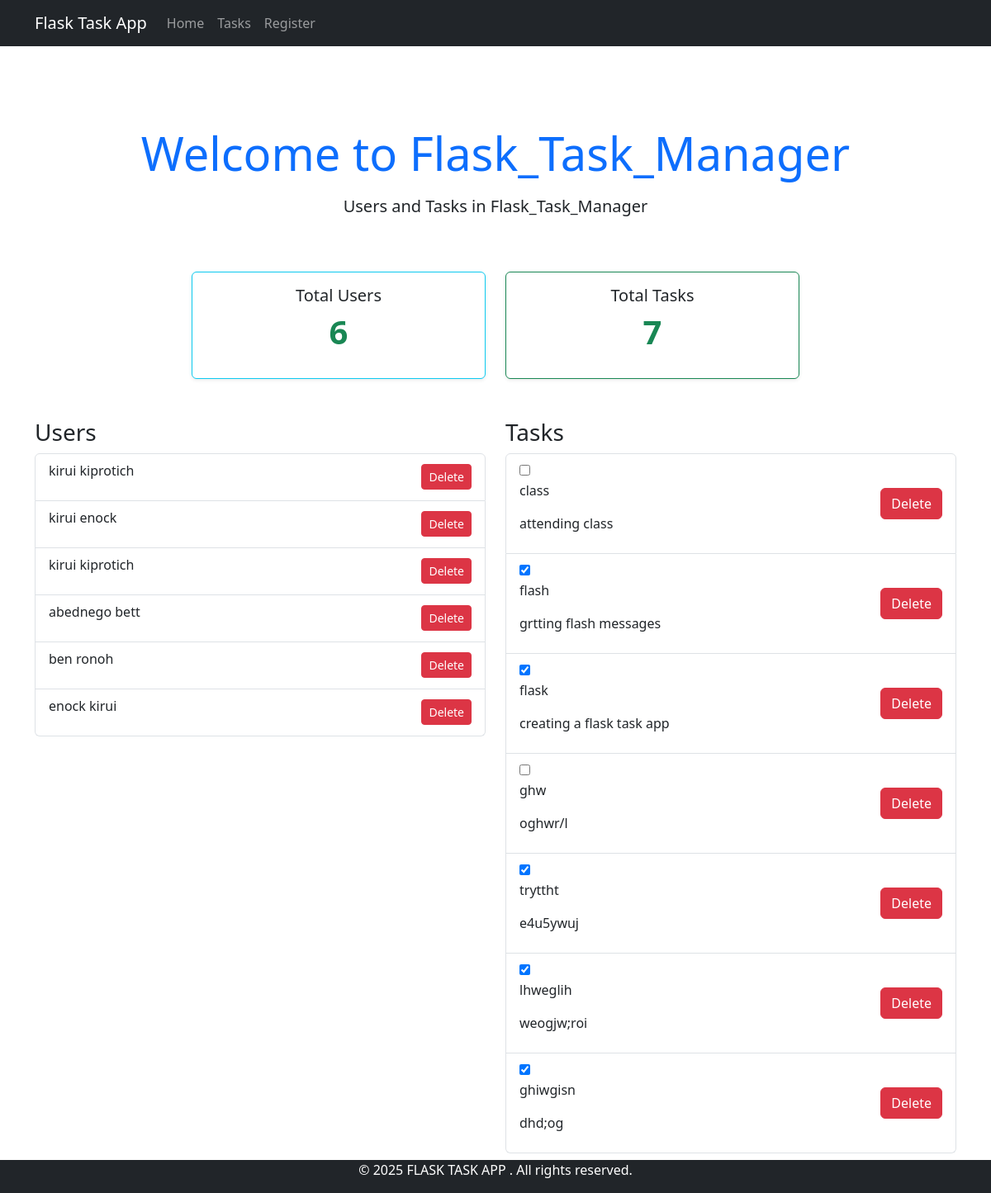
The page / on the database its author committed.
### app/models.py (models this page shows, shortened)
class User(db.Model):
    id = db.Column(db.Integer, primary_key=True)
    username = db.Column(db.String(50), nullable=False, unique=True)
    first_name = db.Column(db.String(50), nullable=False)
    last_name = db.Column(db.String(50), nullable=False)
    password = db.Column(db.String(200), nullable=False)
    task = db.relationship('Task', backref='user', lazy=True)
    def __repr__(self):
        return f"{self.first_name} {self.last_name}"

class Task(db.Model):
    id = db.Column(db.Integer, primary_key=True)
    title = db.Column(db.String(100), nullable=False)
    description = db.Column(db.Text, nullable=False)
    completed = db.Column(db.Boolean, default=False)
    user_id = db.Column(db.Integer, db.ForeignKey('user.id'), nullable=False)

### app/routes.py (the view)
@app.route('/')
def home():
    users = User.query.all()
    user_count = User.query.count()
    tasks = Task.query.all()
    task_count = Task.query.count()
    return render_template('index.html', user_count=user_count,  task_count=task_count, users=users, tasks=tasks, title='Home')

### app/templates/index.html
{% extends "base.html" %}
{% block content %}
<div class="container py-5">
    <div class="py-5 text-center">
        <h1 class="display-4 mb-3 text-primary">Welcome to Flask_Task_Manager</h1>
        <p class="lead text-dark">Users and Tasks in Flask_Task_Manager</p>
      </div>
    <div class="row justify-content-center g-4">
      <div class="col-md-4">
        <div class="card border-info shadow-sm text-center">
          <div class="card-body">
            <h5 class="card-title">Total Users</h5>
            <p class="display-6 fw-bold text-success">{{ user_count }}</p>
          </div>
        </div>
      </div>
      <div class="col-md-4">
        <div class="card border-success shadow-sm text-center">
          <div class="card-body">
            <h5 class="card-title">Total Tasks</h5>
            <p class="display-6 fw-bold text-success">{{ task_count }}</p>
          </div>
        </div>
      </div>
    </div>
      <div>
  <div class="row mt-5 ">
    <div class="col-lg-6 "><div>
      <h3>Users</h3>
      <ul class="list-group">
        {% for user in users|reverse %}
        <li style="list-style: decimal;" class="list-group-item d-flex justify-content-between align-items-center list-item">
            <p class="me-3">{{ user }}</p>
            <form action="{{ url_for('delete_user', user_id=user.id) }}" method="post" style="display: inline;" onsubmit="console.log('Submitting delete form'); return confirm('Are you sure you want to delete this user?');">
              <input type="submit" value="Delete" class="btn btn-danger btn-sm" id="delete-user-{{ user.id }}">
            </form>
        </li>
        {% endfor %}
      </ul>
    </div></div>
    <div class="col-lg-6"><div>
      <h3>Tasks</h3>
      <ul class="list-group">
        {% for task in tasks|reverse %}
        <li class="list-group-item d-flex justify-content-between align-items-center">
            <div >
            <form action="{{ url_for('toggle_task', task_id=task.id) }}" method="post" style="display: inline;">
               <input type="checkbox"
               {% if task.completed%} checked {% endif %}
               onchange="this.form.submit()"
               id="task-{{ task.id }}"
               >
            </form>
            <p>{{ task.title }}</p>
            <p>{{ task.description }}</p>
        </div>
        <form action="{{ url_for('delete_task', task_id=task.id) }}" method="post" style="display: inline;" onsubmit="console.log('Submitting delete form'); return confirm('Are you sure you want to delete this task?');">
           <input type="submit" value="Delete" class="btn btn-danger" id="delete-{{ task.id }}">
          </form>
        </li>
        {% endfor %}
      </ul>
    </div></div>
  </div>
      </div>
         </div>
{% endblock %}

### app/templates/base.html (shortened to what this page needs)
<!DOCTYPE html>
<html lang="en">
<head>
<link href="https://cdn.jsdelivr.net/npm/bootstrap@5.3.5/dist/css/bootstrap.min.css" rel="stylesheet">
</head>
<body>
  <nav class="navbar navbar-expand-lg navbar-dark bg-dark">
    <div class="container">
        <a class="navbar-brand" href="{{ url_for('home') }}">Flask Task App</a>
        <div class="collapse navbar-collapse" id="navbarNav">
            <ul class="navbar-nav">
                <li class="nav-item">
                    <a class="nav-link" href="{{ url_for('home') }}">Home</a>
                </li>
                <li class="nav-item">
                    <a class="nav-link" href="{{ url_for('tasks') }}">Tasks</a>
                </li>
                <li class="nav-item">
                    <a class="nav-link" href="{{ url_for('register') }}">Register</a>
                </li>
            </ul>
        </div>
    </div>
</nav>
{% block content %}
{% endblock %}
</body>
<footer class="text-lg-start bg-dark text-white position-fixed bottom-0 w-100 text-center">
   <div class=" text-center">
  <p>&copy; 2025 FLASK TASK APP . All rights reserved.</p>
</div>
</footer>
</html>

### rows shown on the page
User: first_name+last_name "kirui kiprotich"
User: first_name+last_name "kirui enock"
User: first_name+last_name "kirui kiprotich"
User: first_name+last_name "abednego bett"
User: first_name+last_name "ben ronoh"
User: first_name+last_name "enock kirui"
Task: title "class", description "attending class"
Task: completed "☑", title "flash", description "grtting flash messages"
Task: completed "☑", title "flask", description "creating a flask task app"
Task: title "ghw", description "oghwr/l"
Task: completed "☑", title "tryttht", description "e4u5ywuj"
Task: completed "☑", title "lhweglih", description "weogjw;roi"
Task: completed "☑", title "ghiwgisn", description "dhd;og"

### other values the page prints
{{ user_count }} "6"
{{ task_count }} "7"
